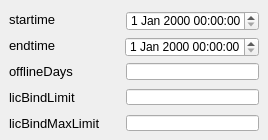
         <widget class="QWidget" name="page_37">
          <widget class="QDateTimeEdit" name="startime_edit_7">
           <property name="geometry">
            <rect>
             <x>126</x>
             <y>11</y>
             <width>133</width>
             <height>20</height>
            </rect>
           </property>
           <property name="font">
            <font>
             <pointsize>9</pointsize>
            </font>
           </property>
          </widget>
          <widget class="QDateTimeEdit" name="endtime_edit_5">
           <property name="geometry">
            <rect>
             <x>125</x>
             <y>37</y>
             <width>134</width>
             <height>20</height>
            </rect>
           </property>
           <property name="font">
            <font>
             <pointsize>9</pointsize>
            </font>
           </property>
          </widget>
          <widget class="QLabel" name="label_127">
           <property name="geometry">
            <rect>
             <x>9</x>
             <y>11</y>
             <width>56</width>
             <height>16</height>
            </rect>
           </property>
           <property name="font">
            <font>
             <pointsize>10</pointsize>
            </font>
           </property>
           <property name="text">
            <string>startime</string>
           </property>
          </widget>
          <widget class="QLabel" name="label_128">
           <property name="geometry">
            <rect>
             <x>9</x>
             <y>37</y>
             <width>49</width>
             <height>16</height>
            </rect>
           </property>
           <property name="font">
            <font>
             <pointsize>10</pointsize>
            </font>
           </property>
           <property name="text">
            <string>endtime</string>
           </property>
          </widget>
          <widget class="QLabel" name="label_129">
           <property name="geometry">
            <rect>
             <x>9</x>
             <y>63</y>
             <width>77</width>
             <height>16</height>
            </rect>
           </property>
           <property name="font">
            <font>
             <pointsize>10</pointsize>
            </font>
           </property>
           <property name="text">
            <string>offlineDays</string>
           </property>
          </widget>
          <widget class="QLineEdit" name="offlineDays">
           <property name="geometry">
            <rect>
             <x>126</x>
             <y>63</y>
             <width>133</width>
             <height>17</height>
            </rect>
           </property>
           <property name="text">
            <string/>
           </property>
          </widget>
          <widget class="QLabel" name="label_130">
           <property name="geometry">
            <rect>
             <x>9</x>
             <y>89</y>
             <width>84</width>
             <height>16</height>
            </rect>
           </property>
           <property name="font">
            <font>
             <pointsize>10</pointsize>
            </font>
           </property>
           <property name="text">
            <string>licBindLimit</string>
           </property>
          </widget>
          <widget class="QLineEdit" name="licBindLimit">
           <property name="geometry">
            <rect>
             <x>126</x>
             <y>89</y>
             <width>133</width>
             <height>16</height>
            </rect>
           </property>
           <property name="text">
            <string/>
           </property>
          </widget>
          <widget class="QLabel" name="label_131">
           <property name="geometry">
            <rect>
             <x>9</x>
             <y>115</y>
             <width>105</width>
             <height>16</height>
            </rect>
           </property>
           <property name="font">
            <font>
             <pointsize>10</pointsize>
            </font>
           </property>
           <property name="text">
            <string>licBindMaxLimit</string>
           </property>
          </widget>
          <widget class="QLineEdit" name="licBindMaxLimit">
           <property name="geometry">
            <rect>
             <x>126</x>
             <y>115</y>
             <width>133</width>
             <height>16</height>
            </rect>
           </property>
           <property name="text">
            <string/>
           </property>
          </widget>
         </widget>
